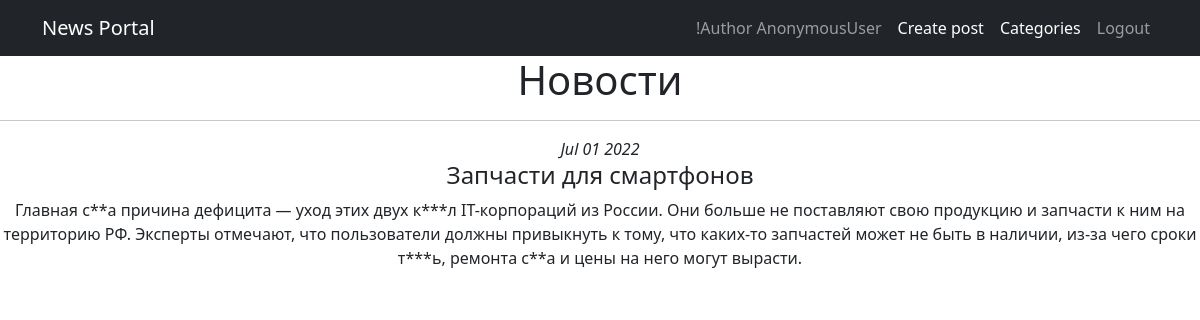
/news/1, run on an earlier commit of the app's database.
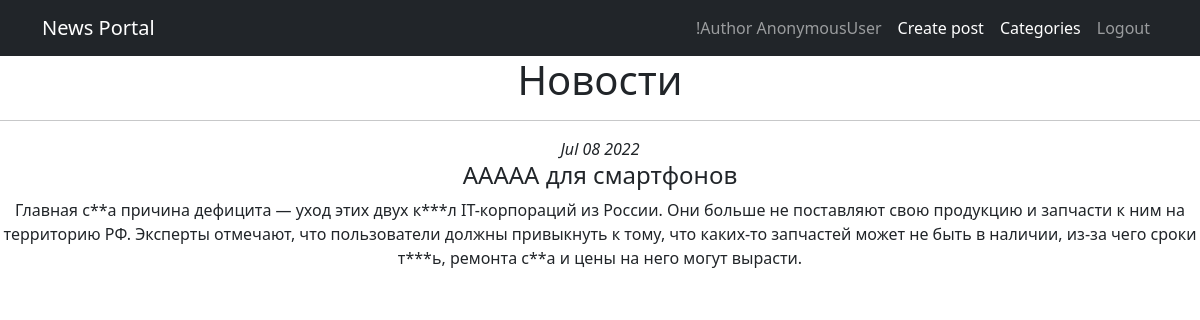
And on a later commit of the database.
### news/models.py (models this page shows, shortened)
class Post(models.Model):
    article = 'AR'
    news = 'NW'
    POSTKINDS = [
        (article, 'Статья'),
        (news, 'Новость')
    ]
    author = models.ForeignKey('Author', on_delete=models.CASCADE, related_name='posts')
    category = models.ManyToManyField('Category', through='PostCategory')
    post_kind = models.CharField(max_length=2,
                                 choices=POSTKINDS,
                                 default=article)
    time_create = models.DateTimeField(auto_now=True)
    title = models.CharField(max_length=255)
    text = models.TextField()
    rating = models.IntegerField(default=0)

### news/views.py (the view)
# urls.py: path('<int:pk>', PostDetail.as_view(), name='post_detail'),
class PostDetail(DetailView):
    model = Post
    template_name = 'post.html'
    context_object_name = 'post'

### news/templatetags/custom_filters.py (called while the page is built)
@register.filter()
def censor(text):
    if not type(text) == str:
        raise ValueError('Filter censor gets strings only.')
    censed_text = ''
    words = re.findall(r'[0-9]+|[A-z]+|[А-яё]+|\S| |', text)
    for word in words:
        if word.lower() in CENS_WORDS:
            word = word[0] + '*' * (len(word) - 2) + word[-1]
        censed_text += word
    return censed_text

### templates/post.html
{% extends 'flatpages/default.html' %}
{% load custom_filters %}
{% block content %}
   <h1>Новости</h1>
   <hr>
    <i>{{ post.time_create|date:'M d Y' }}</i>
    <h4>{{ post.title|censor }}</h4>
        {{ post.text|censor }}
{% endblock content %}

What changed in the data, as far as the page shows it:
changed Post: time_create "Jul 01 2022" → "Jul 08 2022"; title|censor "Запчасти для смартфонов" → "ААААА для смартфонов"
